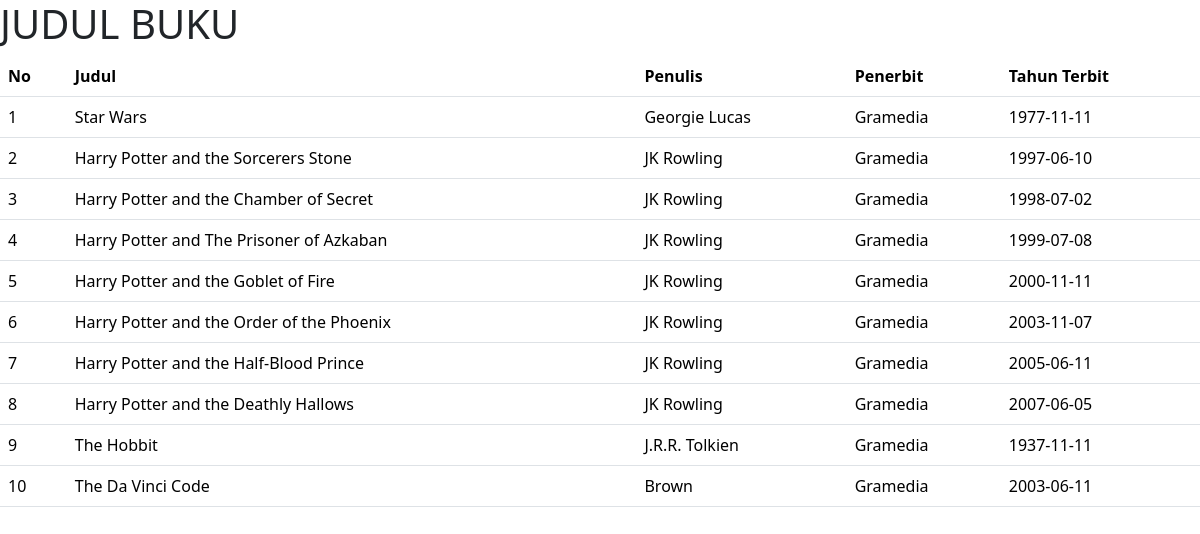
The page / on the database its author committed.
### tables this page shows
CREATE TABLE `buku` (
  `id` int NOT NULL,
  `JudulBuku` varchar(50) DEFAULT NULL,
  `Pengarang` varchar(50) DEFAULT NULL,
  `TahunTerbit` date DEFAULT NULL,
  `Penerbit` varchar(50) DEFAULT NULL
);

### functions.php (called while the page is built)
<?php
function koneksi() {
    $conn = mysqli_connect('localhost', 'root', '', 'prakweb_2023_A_213040004');
    return $conn;
}
function query($query) {
    $conn = koneksi();
    $result = mysqli_query($conn, $query) or die(mysqli_error($conn));
    $rows = [];
    while($row = mysqli_fetch_assoc($result)) {
        $rows[] = $row;
}
    return$rows;
}
?>

### index.php (the view, shortened to what this page needs)
<?php
    require "functions.php";
    $b = query("SELECT * FROM buku");
?>
<!DOCTYPE html>
<html lang="en">
<head>
    <link href="https://cdn.jsdelivr.net/npm/bootstrap@5.3.2/dist/css/bootstrap.min.css" rel="stylesheet">
</head>
<body>
<h1>JUDUL BUKU</h1>
<table class="table">
  <thead>
    <tr>
      <th scope="col">No</th>
      <th scope="col">Judul</th>
      <th scope="col">Penulis</th>
      <th scope="col">Penerbit</th>
      <th scope="col">Tahun Terbit</th>
    </tr>
    <?php $i = 1; ?>
    <?php foreach ($b as $row) :?>
    <tr>
        <td><?= $i;?></td>
      <td><?= $row["JudulBuku"]; ?></td>
      <td><?= $row["Pengarang"]; ?></td>
      <td><?= $row["Penerbit"]; ?></td>
      <td><?= $row["TahunTerbit"]; ?></td>
    </tr>
    <?php $i++; ?>
        <?php endforeach ?>
</table>
</body>
</html>

### rows shown on the page
buku: JudulBuku "Star Wars", Pengarang "Georgie Lucas", Penerbit "Gramedia", TahunTerbit "1977-11-11"
buku: JudulBuku "Harry Potter and the Sorcerers Stone", Pengarang "JK Rowling", Penerbit "Gramedia", TahunTerbit "1997-06-10"
buku: JudulBuku "Harry Potter and the Chamber of Secret", Pengarang "JK Rowling", Penerbit "Gramedia", TahunTerbit "1998-07-02"
buku: JudulBuku "Harry Potter and The Prisoner of Azkaban", Pengarang "JK Rowling", Penerbit "Gramedia", TahunTerbit "1999-07-08"
buku: JudulBuku "Harry Potter and the Goblet of Fire", Pengarang "JK Rowling", Penerbit "Gramedia", TahunTerbit "2000-11-11"
buku: JudulBuku "Harry Potter and the Order of the Phoenix", Pengarang "JK Rowling", Penerbit "Gramedia", TahunTerbit "2003-11-07"
buku: JudulBuku "Harry Potter and the Half-Blood Prince", Pengarang "JK Rowling", Penerbit "Gramedia", TahunTerbit "2005-06-11"
buku: JudulBuku "Harry Potter and the Deathly Hallows", Pengarang "JK Rowling", Penerbit "Gramedia", TahunTerbit "2007-06-05"
buku: JudulBuku "The Hobbit", Pengarang "J.R.R. Tolkien", Penerbit "Gramedia", TahunTerbit "1937-11-11"
buku: JudulBuku "The Da Vinci Code", Pengarang "Brown", Penerbit "Gramedia", TahunTerbit "2003-06-11"
